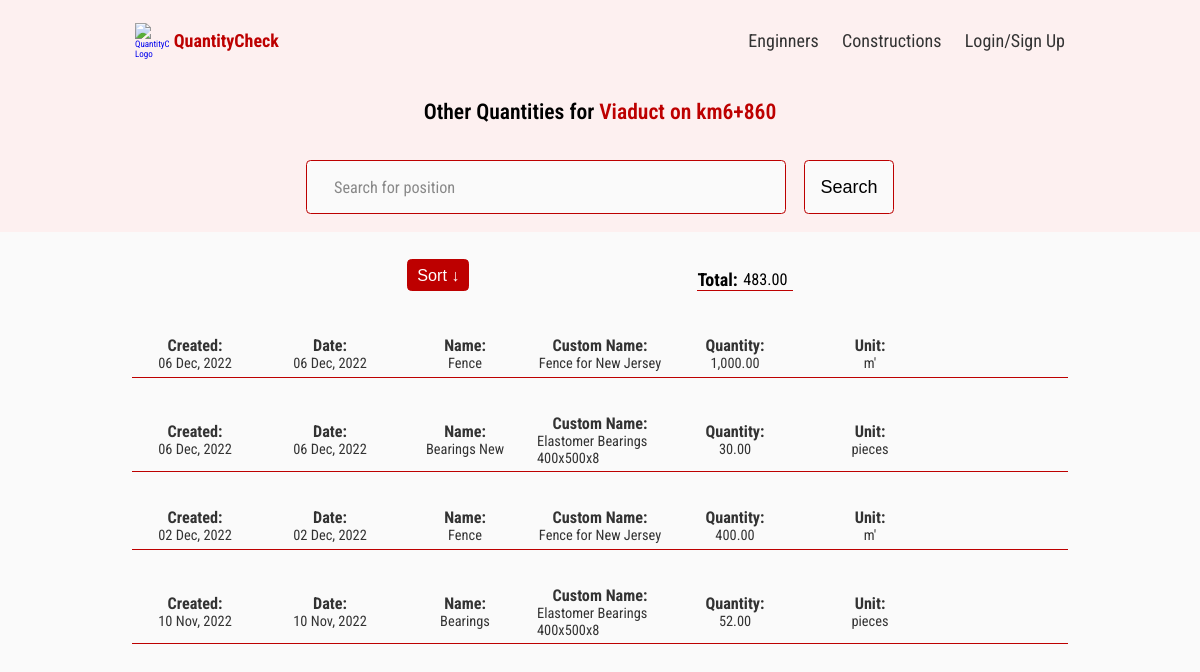
The app's page /others-positions/27aa2ca7-12b5-48f4-afa3-b77ef4bc23fd with its own data.
### constructions/models.py (models this page shows, shortened)
class Construction(models.Model):
    owner = models.ForeignKey(
        Profile, null=True, blank=True, on_delete=models.CASCADE)
    title = models.CharField(max_length=30)
    description = models.TextField(null=True, blank=True, max_length=295)
    featured_image = models.ImageField(null=True, blank=True, default='default.jpg')
    created = models.DateTimeField(auto_now_add=True)
    tags = models.ManyToManyField('Tag', blank=True)
    id = models.UUIDField(default=uuid.uuid4, unique=True, primary_key=True, editable=False)
    def __str__(self):
        return self.title
    class Meta:
        ordering = ['-created']

class Others(models.Model):
    owner = models.ForeignKey(Construction, null=True, blank=True, on_delete=models.CASCADE)
    date = models.DateField(auto_now_add=False, auto_now=False, null=True, blank=True)
    name = models.CharField(max_length=50, default='Position Name')
    custom_name = models.CharField(max_length=50, default='Position Custom Name')
    quantity = models.DecimalField(decimal_places=2, max_digits=50, null=True, blank=True, default=0)
    measure_unit_dropdown = models.ForeignKey('MeasureUnit', null=True, blank=True, on_delete=models.SET_NULL)
    created = models.DateTimeField(auto_now_add=True)
    id = models.UUIDField(default=uuid.uuid4, unique=True, primary_key=True, editable=False)
    class Meta:
        ordering = ['-created']

class MeasureUnit(models.Model):
    name = models.CharField(max_length=20)
    created = models.DateTimeField(auto_now_add=True)
    id = models.UUIDField(default=uuid.uuid4, unique=True,
                          primary_key=True, editable=False)
    def __str__(self):
        return self.name
    class Meta:
        ordering = ['-created']

### constructions/views.py (the view)
# urls.py: path('others-positions/<str:pk>', views.othersPositions, name='others-positions'),
def othersPositions(request, pk):
    constructionObj = Construction.objects.get(id=pk)
    quantities = searchOthers(request)
    context = {'construction':constructionObj, 'quantities':quantities}
    return render(request, 'constructions/others_positions.html', context)

### constructions/utils.py (called while the page is built)
def searchOthers(request):
    search_query = ''
    if request.GET.get('search_query'):
        search_query = request.GET.get('search_query')
    quantities = Others.objects.distinct().filter(
        Q(name__icontains=search_query) |
        Q(custom_name__icontains=search_query) |
        Q(quantity__icontains=search_query) |
        Q(measure_unit_dropdown__name=search_query) |
        Q(created__icontains=search_query) |
        Q(date__icontains=search_query)
    )
    return quantities

### constructions/templates/constructions/others_positions.html (shortened to what this page needs)
{% extends 'main.html' %}
{% block content %}
<main>
        <section class="search__add-section">
            <h3 class=singleConstruction__subtitle>Other Quantities for <a class="subtitle__link" href="{% url 'constructions:construction' construction.id %}">{{construction}}</a></h3>
            <div class="search__add">
                <form class="form" action="#" method="get">
                    <div class="form__field">
                        <input class="input input--text" id="formInput#search" type="text" name="search_query" value="{{search_query}}"
                        placeholder="Search for position" />
                    </div>
                    <input class="btn btn--sub btn--lg" type="submit" value="Search" />
                </form>
            </div>
        </section>
        <section class="data">
            <div class="data__operations">
                <button class="btn add__operation sort">Sort &darr;</button>
                <div class="data__total">
                    <label for="quantity">Total:</label>
                        <p id="total"></p>
                </div>
            </div>
            <div class="data__container">
                {% for quantity in quantities %}
                    {% if quantity.owner == construction %}
                        <div class="data__features">
                            <div class="data__feature">
                                <label for="created">Created:</label>
                                <p>{{quantity.created|date:"d M, Y"}}</p>
                            </div>
                            <div class="data__feature">
                                <label for="created">Date:</label>
                                <p>{{quantity.created|date:"d M, Y"}}</p>
                            </div>
                            <div class="data__feature">
                                <label for="name">Name:</label>
                                <p>{{quantity.name}}</p>
                            </div>
                            <div class="data__feature">
                                <label for="custom_name">Custom Name:</label>
                                <p>{{quantity.custom_name}}</p>
                            </div>
                            <div class="data__feature">
                                <label for="quantity">Quantity:</label>
                                <p class="data__quantity">{{quantity.quantity}}</p>
                            </div>
                            <div class="data__feature">
                                <label for="measure_unit">Unit:</label>
                                <p class="measure__units">{{quantity.measure_unit_dropdown}}</p>
                            </div>
                        </div>
                    {% endif %}
                {% endfor %}
            </div>
        </section>
</main>
{% endblock content %}

### static/styles/constructions.css (style rules this page uses)
* { margin: 0; padding: 0; box-sizing: inherit; }
html { font-size: 62.5%; box-sizing: border-box; overflow-x: hidden; }
body { font-family: 'Roboto Condensed', sans-serif; background-color: rgb(250, 250, 250); }
html, body { max-width: 100%; }
main { display: flex; flex-direction: column; align-items: center; }
.form { width: 50vw; display: flex; align-items: center; justify-content: center; gap: 2rem; }
.form__field .input { width: 40vw; height: 6rem; border: solid 0.2px #bd0000; border-radius: 0.5rem; padding: 1.5rem 3rem; font-size: 1.8rem; font-weight: 400; color: #333333; background-color: rgb(250, 250, 250); font-family: 'Roboto Condensed', sans-serif; }
.form__field .input::placeholder { color: #888; font-size: 1.8rem; font-family: 'Roboto Condensed', sans-serif; }
.btn { width: 10rem; height: 6rem; border: solid 0.2px #bd0000; border-radius: 0.5rem; cursor: pointer; background-color: rgb(250, 250, 250); transition: 0.3s ease-out; }
.btn--sub { font-size: 2rem; font-weight: 400; padding: 1rem; }

### static/styles/single-construction.css (style rules this page uses)
.singleConstruction__subtitle { font-size: 2.4rem; font-weight: 600; }

### static/styles/form.css (style rules this page uses)
.form__field { display: flex; flex-direction: column; align-items: flex-start; }

### static/styles/alerts.css (style rules this page uses)
:root { --color-white-light: rgba(136, 136, 136, 0.2); --color-main-light: rgb(180, 206, 255); --color-main: rgb(0, 54, 155); --color-error-bg: rgb(255, 179, 179); --color-error: rgb(155, 0, 0); --color-success-bg: rgb(219, 255, 219); --color-success: rgb(0, 155, 0); }

### static/styles/account.css (style rules this page uses)
.add__operation { font-size: 1.8rem; width: fit-content; padding: 0.5rem 1rem; text-decoration: none; color: #fff; background-color: #bd0000; border: solid 0.5px #bd0000; border-radius: 0.5rem; transition: all 0.3s ease-out; }

### static/styles/data.css (style rules this page uses)
.data { width: 75vw; display: flex; flex-direction: column; align-items: center; justify-content: center; padding: 3rem 5rem; }
.data__container { width: 100%; display: flex; flex-direction: column; margin-top: 2rem; padding: 3rem 3rem; gap: 4rem; }
.data__features { width: 100%; display: grid; grid-template-columns: repeat(7, 1fr); grid-template-rows: 1fr; column-gap: 1rem; align-items: center; justify-items:center; border-bottom: solid 0.2px #bd0000; padding-bottom: 0.5rem; }
.data__feature { display: flex; flex-direction: column; align-items: center; color: #333333; }
.data__feature label { font-size: 1.8rem; font-weight: 700; }
.data__feature p { font-size: 1.6rem; word-wrap: break-word; }
.search__add-section { display: flex; flex-direction: column; align-items: center; gap: 4rem; padding: 2rem 3rem; width: 100vw; background-color: rgb(253, 240, 240); }
.subtitle__link { text-decoration: none; color: #bd0000; }
.data__operations { display: flex; align-items: flex-end; justify-content: space-evenly; width: 85%; }
.sort { width: fit-content; height: 3.6rem; }
.data__total { display: flex; align-items: center; gap: 0.6rem; border-bottom: solid 0.2px #bd0000; }
.data__total label { font-size: 2rem; font-weight: 700; }
.data__total p { font-size: 1.8rem; word-wrap: break-word; }

### static/styles/responsive.css (style rules this page uses)
@media (max-width: 90em) { .data { width: 85vw; } }
@media (max-width: 75em) { html { font-size: 56.25%; } }
@media (max-width: 75em) { .data { width: 90vw; } }

### records on screen
Construction: title "Viaduct on km6+860"
Others: created "06 Dec, 2022", name "Fence", custom_name "Fence for New Jersey", quantity "1,000.00", measure_unit_dropdown "m'"
Others: created "06 Dec, 2022", name "Bearings New", custom_name "Elastomer Bearings 400x500x8", quantity "30.00", measure_unit_dropdown "pieces"
Others: created "02 Dec, 2022", name "Fence", custom_name "Fence for New Jersey", quantity "400.00", measure_unit_dropdown "m'"
Others: created "10 Nov, 2022", name "Bearings", custom_name "Elastomer Bearings 400x500x8", quantity "52.00", measure_unit_dropdown "pieces"
